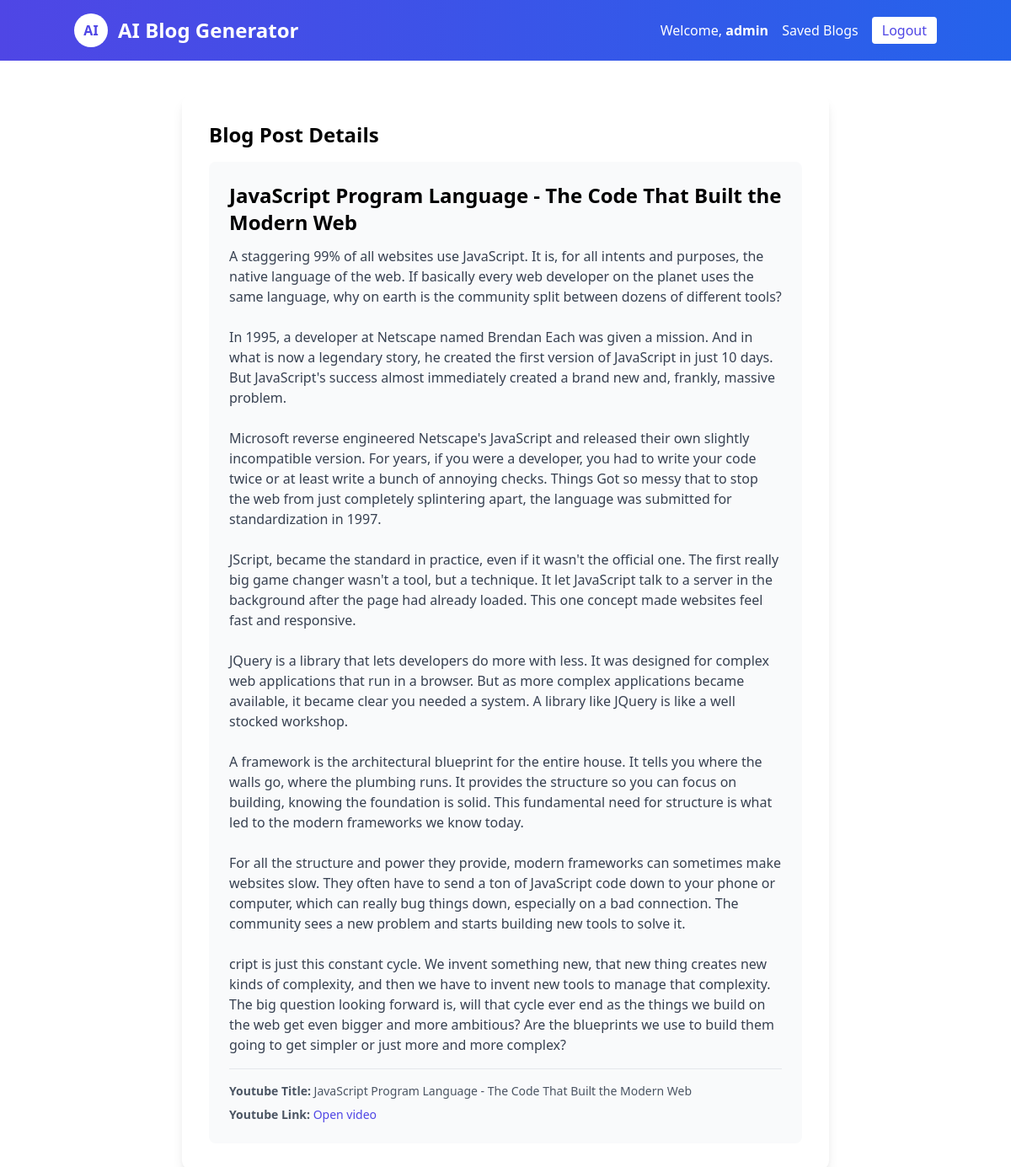
The page /blog-details/1/ (signed in) on the database its author committed.
### blog_generator/models.py (models this page shows, shortened)
class BlogPost(models.Model):
    user = models.ForeignKey(User, on_delete=models.CASCADE)
    youtube_title = models.CharField(max_length=300)
    youtube_link = models.URLField()
    generated_content = models.TextField()
    created_at = models.DateTimeField(auto_now_add=True)

### blog_generator/views.py (the view)
# urls.py: path('blog-details/<int:pk>/', views.blog_details, name='blog-details'),
def blog_details(request, pk):
    blog_article_detail = BlogPost.objects.get(id=pk)
    if request.user == blog_article_detail.user:
        return render(request, 'blog-details.html', {'blog_article_detail': blog_article_detail})
    else:
        return redirect('/')

### templates/blog-details.html (shortened to what this page needs)
<!DOCTYPE html>
<html lang="en">
<head>
    <link href="https://cdn.jsdelivr.net/npm/tailwindcss@2.2.19/dist/tailwind.min.css" rel="stylesheet">
</head>
<body class="bg-grat-100 font-sans antialiased">
    <nav class="bg-gradient-to-r from-indigo-600 to-blue-600 p-4 text-white">
        <div class="container mx-auto flex items-center justify-between">
            <div class="flex items-center space-x-3">
                <div class="bg-white text-indigo-600 font-bold rounded-full w-10 h-10 flex items-center justify-center">AI</div>
                <a href="/" class="text-2xl font-bold">AI Blog Generator</a>
            </div>
            <div class="flex items-center space-x-4">
                {% if user.is_authenticated %}
                    <span class="hidden sm:inline">Welcome, <strong>{{ user.username }}</strong></span>
                    <a href="/blog-list" class="text-white hover:underline">Saved Blogs</a>
                    <a href="/logout" class="bg-white text-indigo-600 px-3 py-1 rounded hover:opacity-90">Logout</a>
                {% else %}
                    <a href="/login" class="text-white hover:underline">Login</a>
                    <a href="/signup" class="bg-white text-indigo-600 px-3 py-1 rounded hover:opacity-90">Signup</a>
                {% endif %}
            </div>
        </div>
    </nav>
    <div class="container mx-auto mt-10 px-4 sm:px-0">
        <div class="max-w-3xl mx-auto bg-white p-8 rounded-xl shadow-lg">
            <section>
                <h2 class="text-2xl mb-4 font-semibold">Blog Post Details</h2>
                <div class="p-6 bg-gray-50 rounded-lg">
                    <h3 class="text-2xl font-bold mb-3">{{ blog_article_detail.youtube_title }}</h3>
                    <div class="prose max-w-none text-gray-700 mb-4" style="white-space: pre-line;">{{ blog_article_detail.generated_content }}</div>
                    <div class="mt-4 border-t pt-4 text-sm text-gray-600">
                        <div><strong>Youtube Title:</strong> {{ blog_article_detail.youtube_title }}</div>
                        <div class="mt-2"><strong>Youtube Link:</strong> <a href="{{ blog_article_detail.youtube_link }}" class="text-indigo-600 hover:underline">Open video</a></div>
                    </div>
                </div>
            </section>
        </div>
    </div>
</body>
</html>

### rows shown on the page
BlogPost: youtube_title "JavaScript Program Language - The Code That Built the Modern Web", generated_content "A staggering 99% of all websites use JavaScript. It is, for all intents and purposes, the native language of the web. If basically every web developer on the planet uses the same language, why on earth is the community split between dozens of different tools? In 1995, a developer at Netscape named Brendan Each was given a mission. And in what is now a legendary story, he created the first version of JavaScript in just 10 days. But JavaScript's success almost immediately created a brand new and, frankly, massive problem. Microsoft reverse engineered Netscape's JavaScript and released their own slightly incompatible version. For years, if you were a developer, you had to write your code twice…"

### other values the page prints
{{ user.username }} "admin"
